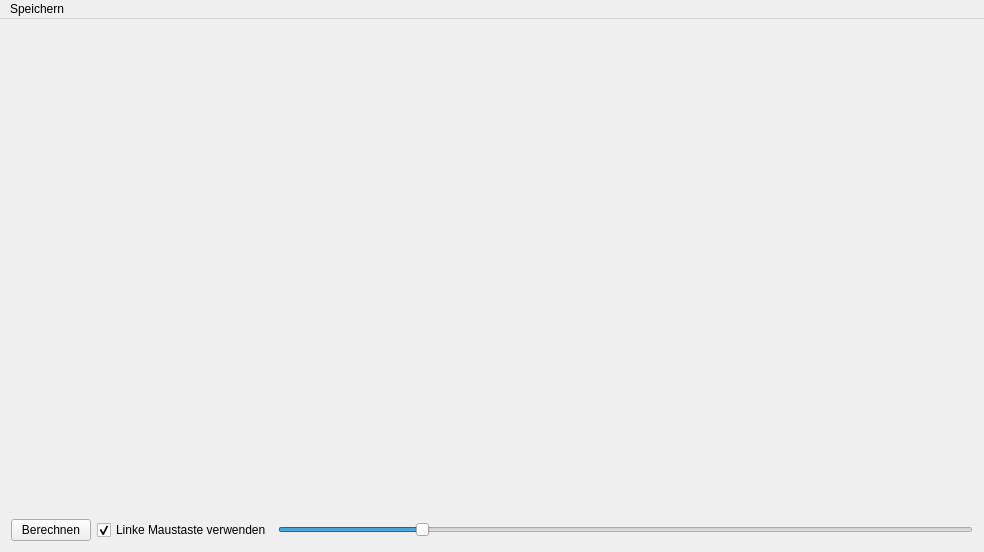
<?xml version="1.0" encoding="UTF-8"?>
<ui version="4.0">
 <class>MainWindow</class>
 <widget class="QMainWindow" name="MainWindow">
  <property name="geometry">
   <rect>
    <x>0</x>
    <y>0</y>
    <width>984</width>
    <height>552</height>
   </rect>
  </property>
  <property name="windowTitle">
   <string>MainWindow</string>
  </property>
  <widget class="QWidget" name="centralWidget">
   <layout class="QGridLayout" name="gridLayout">
    <item row="0" column="0">
     <layout class="QVBoxLayout" name="verticalLayout" stretch="10,0">
      <item>
       <layout class="QHBoxLayout" name="horizontalLayout">
        <item>
         <widget class="MovableWindow" name="julia_image" native="true"/>
        </item>
        <item>
         <widget class="MovableWindow" name="mandelbrot_image" native="true"/>
        </item>
       </layout>
      </item>
      <item>
       <layout class="QHBoxLayout" name="horizontalLayout_2">
        <item>
         <widget class="QPushButton" name="berechnen_button">
          <property name="text">
           <string>Berechnen</string>
          </property>
         </widget>
        </item>
        <item>
         <widget class="QCheckBox" name="mouse_checkbox">
          <property name="text">
           <string>Linke Maustaste verwenden</string>
          </property>
          <property name="checked">
           <bool>true</bool>
          </property>
         </widget>
        </item>
        <item>
         <widget class="QSlider" name="modslider">
          <property name="value">
           <number>20</number>
          </property>
          <property name="orientation">
           <enum>Qt::Horizontal</enum>
          </property>
         </widget>
        </item>
       </layout>
      </item>
     </layout>
    </item>
   </layout>
  </widget>
  <widget class="QMenuBar" name="menuBar">
   <property name="geometry">
    <rect>
     <x>0</x>
     <y>0</y>
     <width>984</width>
     <height>21</height>
    </rect>
   </property>
   <widget class="QMenu" name="menuSpeichern">
    <property name="title">
     <string>Speichern</string>
    </property>
    <addaction name="actionJulia_Bild"/>
    <addaction name="actionMandelbrot_Bild"/>
   </widget>
   <addaction name="menuSpeichern"/>
  </widget>
  <action name="actionJulia_Bild">
   <property name="text">
    <string>Julia Bild</string>
   </property>
  </action>
  <action name="actionMandelbrot_Bild">
   <property name="text">
    <string>Mandelbrot Bild</string>
   </property>
  </action>
 </widget>
 <layoutdefault spacing="6" margin="11"/>
 <customwidgets>
  <customwidget>
   <class>MovableWindow</class>
   <extends>QWidget</extends>
   <header>movablewindow.h</header>
   <container>1</container>
  </customwidget>
 </customwidgets>
 <resources/>
 <connections/>
</ui>
